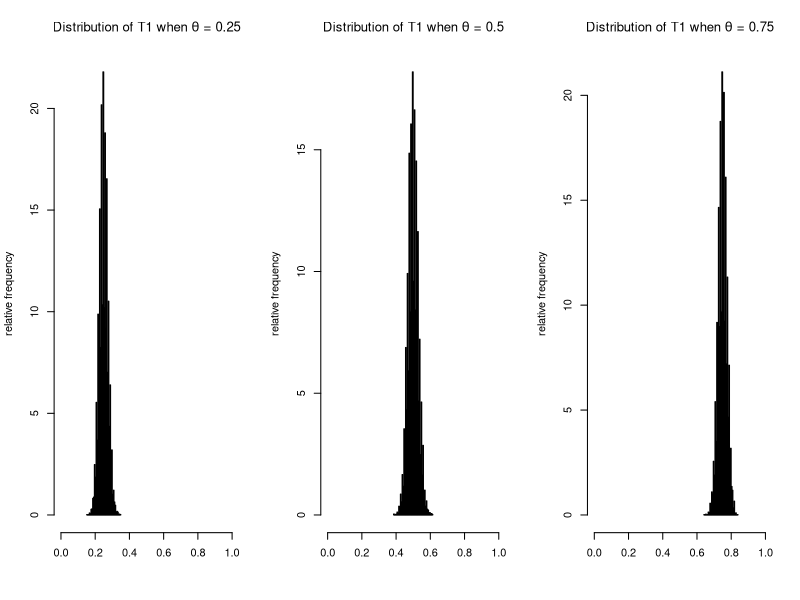
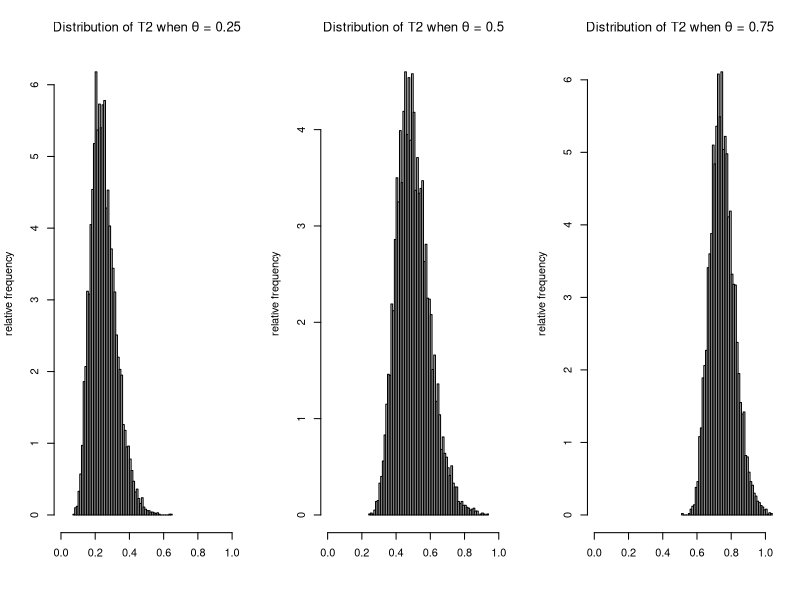
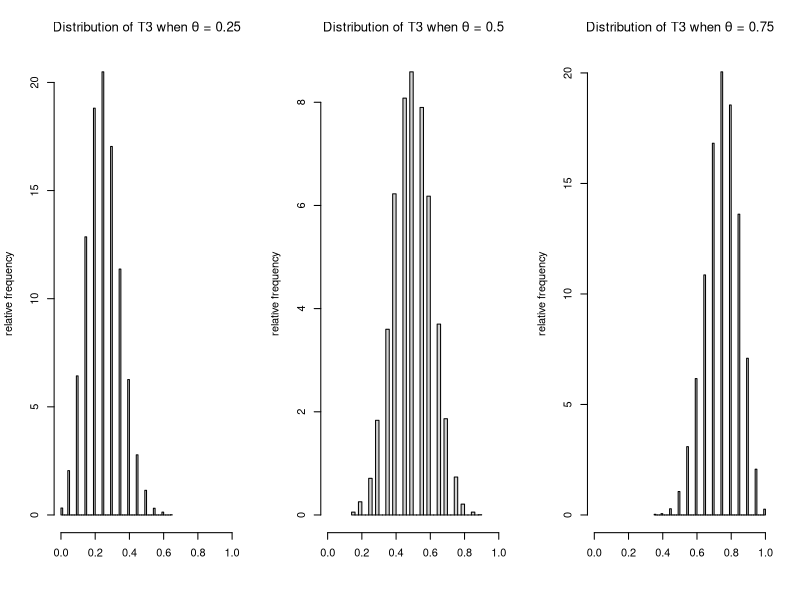

The R source for these figures, in order:
################################################################################
######  Demonstration file 2 of Statistics II: Introduction to Inference  ######
################################################################################
rm(list = ls())
set.seed(04022025)
n = 15
R =10000
T1 = T2 = T3 = matrix(data = NA, nrow = 3, ncol =R)
m = 20
pp = c(0.25, 0.5, 0.75)
for(r in 1:R)
{
  for(s in 1:3)
  {
    X = rbinom(n, size = m, prob = pp[s])
    T1[s,r] = mean(X)/m
    T2[s,r] = var(X)/m + (mean(X)^2)/m^2
    T3[s,r] = X[1]/m
  }
}
par(mfrow = c(1,3))
hist(T1[1,], breaks = 50, main = expression(paste("Distribution of T1 when ", 
                                                  theta, " = 0.25")), xlim = c(0,1),
     xlab = "", ylab = "relative frequency", probability = TRUE) 
hist(T1[2,], breaks = 50, main = expression(paste("Distribution of T1 when ", 
                                                  theta, " = 0.5")), xlim = c(0,1), 
     xlab = "", ylab = "relative frequency", probability = TRUE)
hist(T1[3,], breaks = 50, main = expression(paste("Distribution of T1 when ", 
                                                  theta, " = 0.75")), xlim = c(0,1), 
     xlab = "", ylab = "relative frequency", probability = TRUE)


par(mfrow = c(1,3))
hist(T2[1,], breaks = 50, main = expression(paste("Distribution of T2 when ", 
                                                  theta, " = 0.25")), xlim = c(0,1),
     xlab = "", ylab = "relative frequency", freq = FALSE) 
hist(T2[2,], breaks = 50, main = expression(paste("Distribution of T2 when ", 
                                                  theta, " = 0.5")), xlim = c(0,1), 
     xlab = "", ylab = "relative frequency", freq = FALSE)
hist(T2[3,], breaks = 50, main = expression(paste("Distribution of T2 when ", 
                                                  theta, " = 0.75")), xlim = c(0,1), 
     xlab = "", ylab = "relative frequency", freq = FALSE)

par(mfrow = c(1,3))
hist(T3[1,], breaks = 50, main = expression(paste("Distribution of T3 when ", 
                                                  theta, " = 0.25")), xlim = c(0,1),
     xlab = "", ylab = "relative frequency", freq = FALSE) 
hist(T3[2,], breaks = 50, main = expression(paste("Distribution of T3 when ", 
                                                  theta, " = 0.5")), xlim = c(0,1), 
     xlab = "", ylab = "relative frequency", freq = FALSE)
hist(T3[3,], breaks = 50, main = expression(paste("Distribution of T3 when ", 
                                                  theta, " = 0.75")), xlim = c(0,1), 
     xlab = "", ylab = "relative frequency", freq = FALSE)
